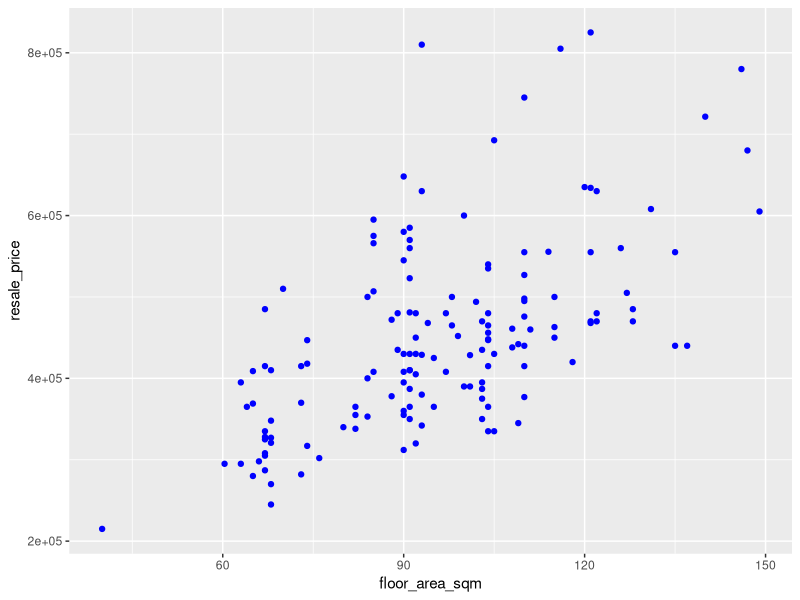
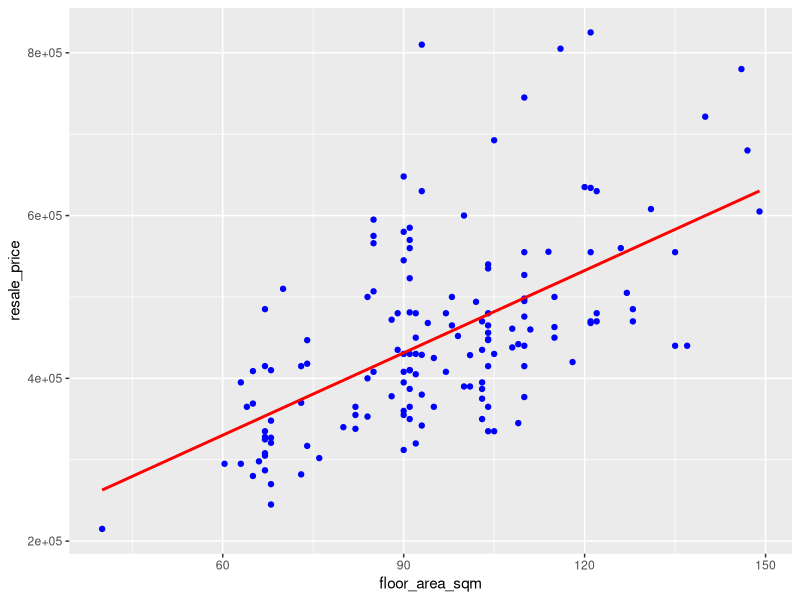
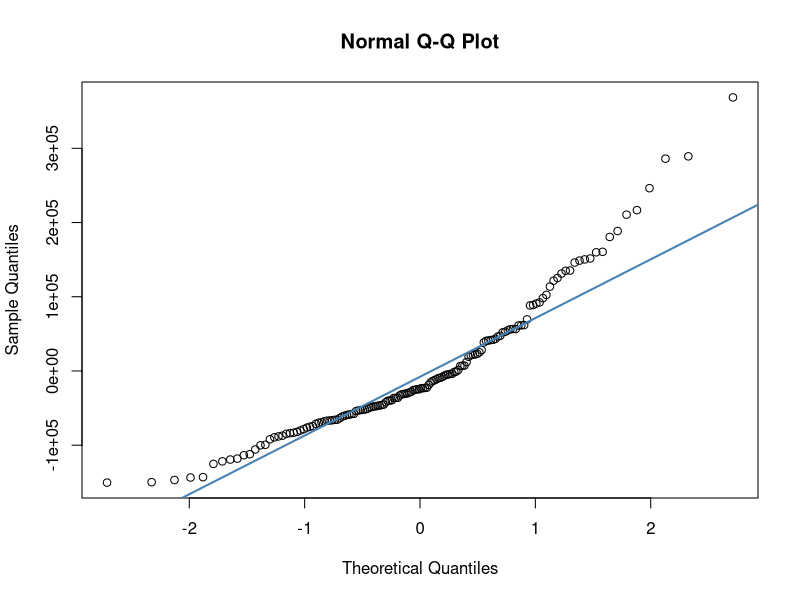
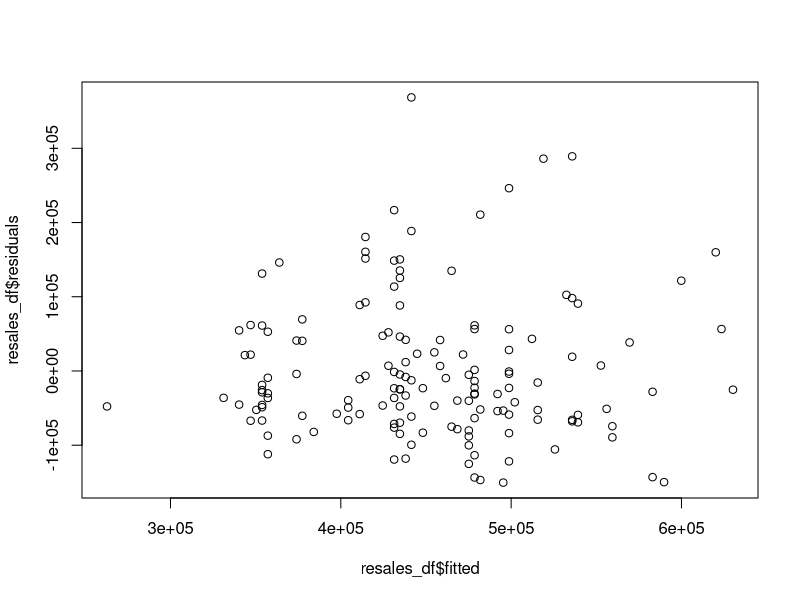
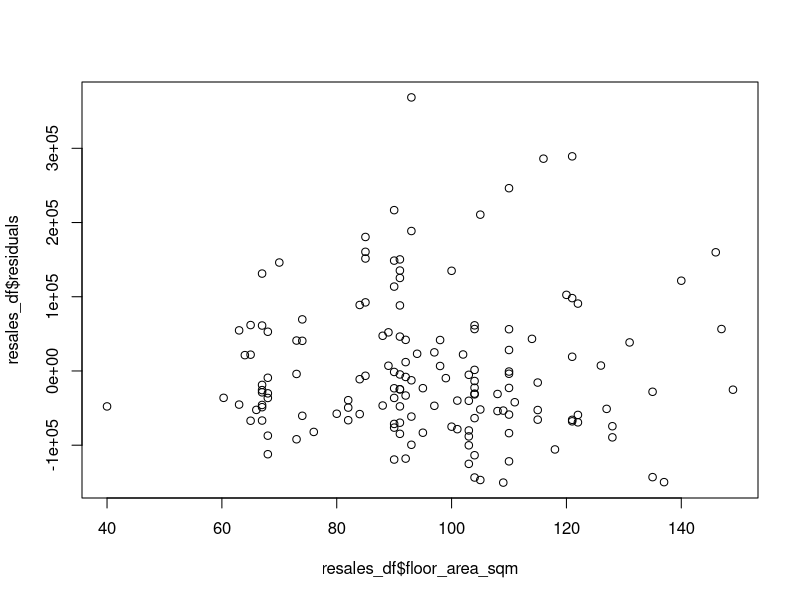
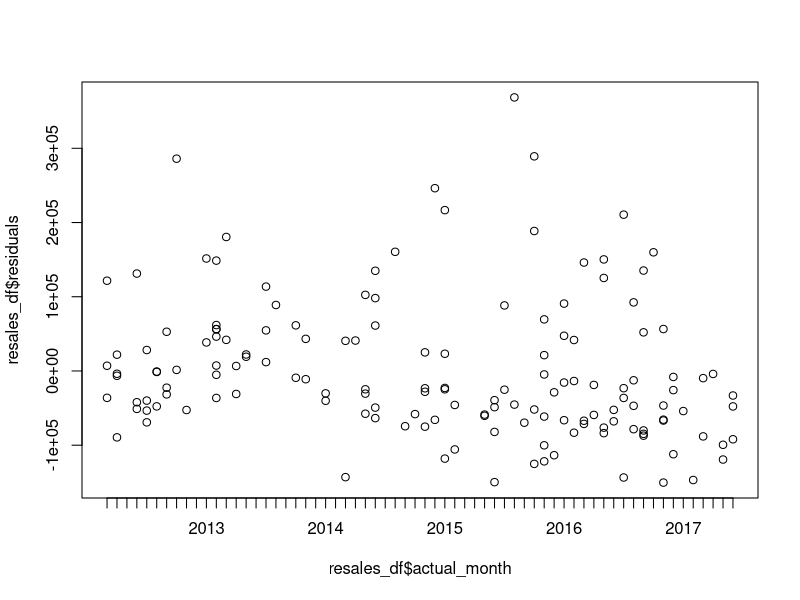

Write the R code that produced these figures, in order.
## ---- chunk 1
dir()
## ---- chunk 2
resales_df <- read.csv("resale-sample-small.csv")
resales_df
## ---- chunk 3
library(ggplot2)

ggplot(resales_df, aes(x = floor_area_sqm, y = resale_price)) + geom_point(color = 'blue')
## ---- chunk 4
fit.lm <- lm(resale_price ~ floor_area_sqm, resales_df)
coef(fit.lm)
## ---- chunk 5
resale_prediction <- data.frame(floor_area_sqm = c(74, 69, 102))
resale_prediction
## ---- chunk 6
resale_prediction$prediction <- predict(fit.lm, resale_prediction)
resale_prediction
## ---- chunk 7
ggplot(resales_df, aes(x = floor_area_sqm, y = resale_price)) + geom_point(color = 'blue') + geom_smooth(se = FALSE, method = lm, color = 'red')
## ---- chunk 8
summary(fit.lm)
## ---- chunk 9
resales_df$residuals <- residuals(fit.lm)
resales_df
## ---- chunk 10
resales_df$fitted <- fitted(fit.lm)
resales_df
## ---- chunk 11
install.packages('zoo')
library(zoo)
## ---- chunk 12
resales_df$actual_month <- as.yearmon(resales_df$month)
resales_df
## ---- chunk 13
qqnorm(resales_df$residuals)
qqline(resales_df$residuals, col = 'steelblue', lwd = 2)
## ---- chunk 14
plot(x = resales_df$fitted, y = resales_df$residuals)
## ---- chunk 15
plot(x = resales_df$floor_area_sqm, y = resales_df$residuals)
## ---- chunk 16
plot(x = resales_df$actual_month, y = resales_df$residuals)
## ---- chunk 17
cor(x = resales_df$floor_area_sqm, y = resales_df$resale_price)
## ---- chunk 18
resales_df$year_of_sale <- as.numeric(substr(resales_df$month, 1, 4))
head(resales_df)
## ---- chunk 19
resales_df$remaining_lease <- 99- (resales_df$year_of_sale - resales_df$lease_commence_date)
resales_df
## ---- chunk 20
mlr.fit <- lm(resale_price ~ floor_area_sqm + remaining_lease, data = resales_df)
coef(mlr.fit)
## ---- chunk 21
resale_predictions <- data.frame(floor_area_sqm = c(74, 69, 102), 
                                 remaining_lease = c(65, 73, 84))

resale_predictions$predictions <- predict(mlr.fit, resale_predictions)
resale_predictions
## ---- chunk 22
summary(mlr.fit)
## ---- chunk 23
install.packages('car')
library(car)
## ---- chunk 24
vif(mlr.fit)
## ---- chunk 25
mlr.fit2 <- lm(resale_price ~ floor_area_sqm + remaining_lease + 
                 lease_commence_date, data = resales_df)
vif(mlr.fit2)
